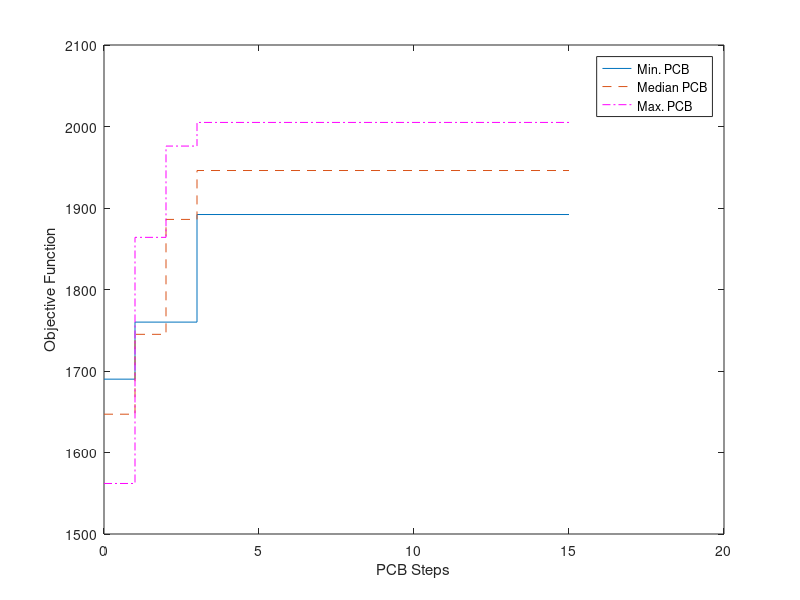

Write MATLAB code to recreate this figure. (Note: this script raises an error after producing the figure.)
X = [0 1 2 3 15]
Y = [1690 1760 1760 1892 1892]

X2 = [0 1 2 3 15]
Y2 = [1647 1745 1886 1946 1946]

X3 = [0 1 2 3 15]
Y3 = [1562 1864 1976 2005 2005]

figure
stairs(X,Y,'-')

hold on

stairs(X2,Y2,'--')
stairs(X3,Y3,'-.m')


xlabel('PCB Steps') 
ylabel('Objective Function') 

legend('Min. PCB', 'Median PCB', 'Max. PCB')

lgd = legend;
lgd.FontSize = 11;

ax = gca;
ax.FontSize = 12;
